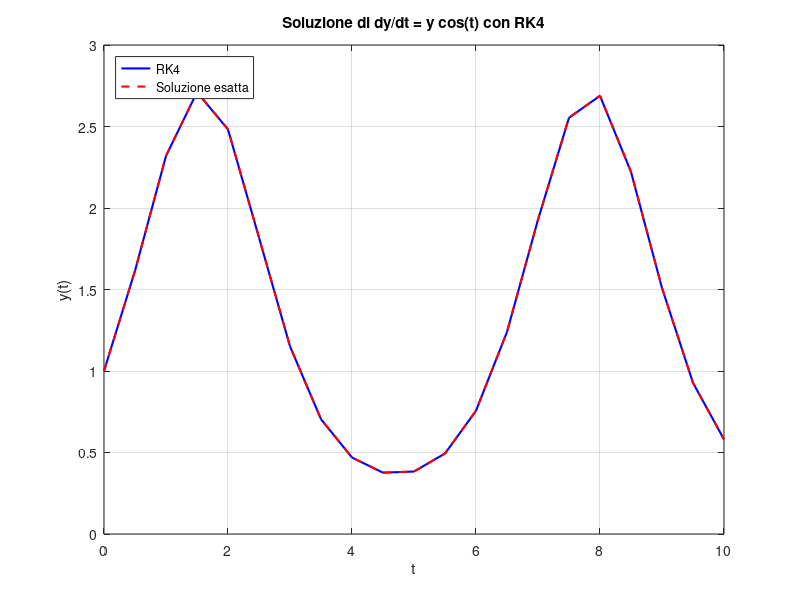

MATLAB code for this plot:
% Metodo di Runge-Kutta del 4° ordine per dy/dt = y * cos(t)
clear; close all; clc; 

% Definizione della funzione differenziale f(t, y) = y * cos(t)
f = @(t, y) y * cos(t);

%% Condizioni iniziali del problema
t0 = 0;                 % Tempo iniziale
y0 = 1;                 % Valore iniziale y(t0)
T = 10;                 % Tempo finale
N = 20;                 % Numero di suddivisioni (passi)
h = (T - t0) / N;       % Calcolo del passo temporale

%% Inizializzazione dei vettori tempo e soluzione numerica
t = linspace(t0, T, N+1);  % Vettore dei tempi equidistanti
y = zeros(1, N+1);         % Preallocazione del vettore delle soluzioni
y(1) = y0;                 % Assegna la condizione iniziale

%% Implementazione del metodo Runge-Kutta 4° ordine
for n = 1:N
    % Calcolo dei coefficienti intermedi k1, k2, k3, k4
    k1 = f(t(n), y(n));
    k2 = f(t(n) + h/2, y(n) + h/2 * k1);
    k3 = f(t(n) + h/2, y(n) + h/2 * k2);
    k4 = f(t(n) + h,   y(n) + h * k3);

    % Formula del metodo RK4 per avanzare alla prossima y
    y(n+1) = y(n) + h/6 * (k1 + 2*k2 + 2*k3 + k4);
end

% Calcolo della soluzione esatta per confronto: y(t) = exp(sin(t))
y_exact = exp(sin(t));

%% Grafico delle soluzioni
figure;
plot(t, y, 'b-', 'LineWidth', 1.5, 'DisplayName', 'RK4');                       % Soluzione numerica
hold on;
plot(t, y_exact, 'r--', 'LineWidth', 1.5, 'DisplayName', 'Soluzione esatta');   % Soluzione analitica
xlabel('t');
ylabel('y(t)');
title('Soluzione di dy/dt = y cos(t) con RK4');
legend('Location', 'northwest');
grid on;
